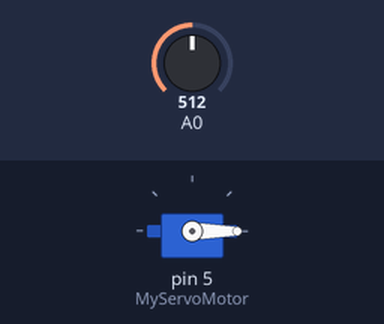
The sketch below on a simulated Arduino Uno, built with avr-gcc and run on an emulated ATmega328P. Parts: servo. Inputs (shaded band) come from the test bench; at power-on: A0 = 512.

Above: at 1.3 s.
1.4 s: A0 set to 122
At 2.3 s:
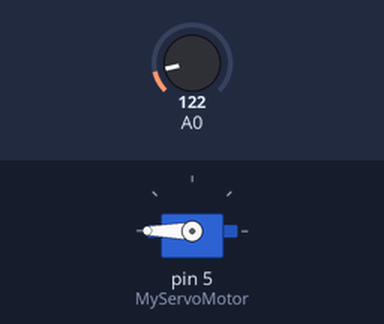
3.0 s: A0 set to 85
4.5 s: A0 set to 70
At 5.7 s:
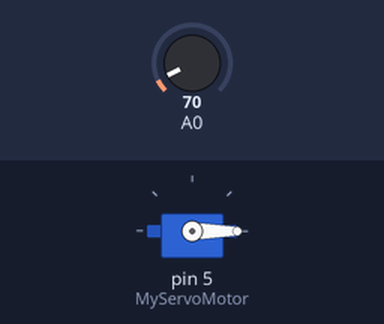
6.0 s: A0 set to 0
At 7.0 s:
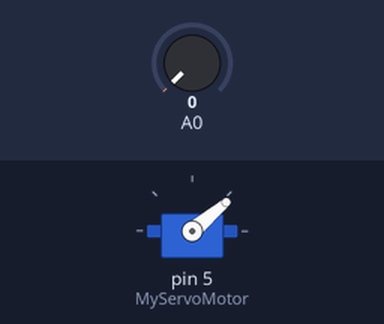
7.5 s: A0 set to 306
At 8.1 s:
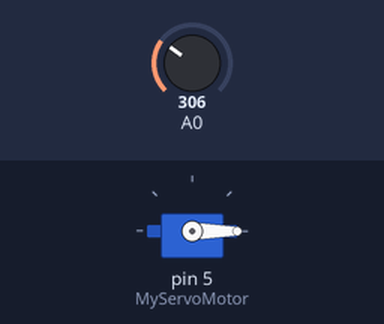
Timing chart, 0 to 10.0 s (numbered marks = the images above; inputs shaded):
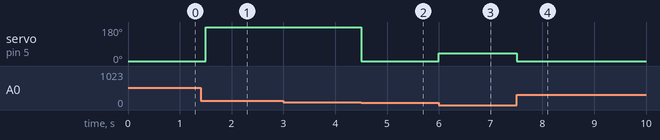

The sketch:

L04_Servo_Temperature.ino
```cpp
#include <Servo.h>

Servo MyServoMotor;

void setup()
{
  MyServoMotor.attach(5);
}

void loop()
{
  int CurrentTemperature = analogRead(0);
  int ServoPosition = map(CurrentTemperature, 130, 160, 179, 0);
  MyServoMotor.write(ServoPosition);
  delay(500);
}
```

Measured:
- the behaviour switches between 77 and 76 on A0 (found by bisection; images 1 and 2)
- after the input at 1.4 s, servo on pin 5 (MyServoMotor): 0° → 180° after 0.10 s
- after the input at 3.0 s, every drawn part: stays the same
- after the input at 4.5 s, servo on pin 5 (MyServoMotor): 180° → 0° at once
- after the input at 6.0 s, servo on pin 5 (MyServoMotor): 0° → 40° at once
- after the input at 7.5 s, servo on pin 5 (MyServoMotor): 40° → 0° at once
